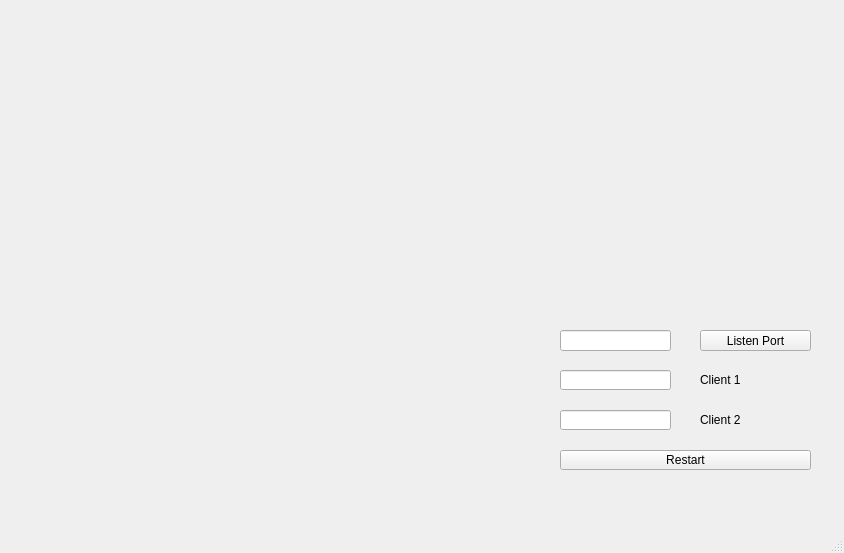
<?xml version="1.0" encoding="UTF-8"?>
<ui version="4.0">
 <class>MainWindow</class>
 <widget class="QMainWindow" name="MainWindow">
  <property name="geometry">
   <rect>
    <x>0</x>
    <y>0</y>
    <width>844</width>
    <height>553</height>
   </rect>
  </property>
  <widget class="QWidget" name="centralwidget">
   <widget class="QLineEdit" name="PortEdit">
    <property name="geometry">
     <rect>
      <x>560</x>
      <y>330</y>
      <width>111</width>
      <height>21</height>
     </rect>
    </property>
    <property name="alignment">
     <set>Qt::AlignCenter</set>
    </property>
   </widget>
   <widget class="QPushButton" name="PortButton">
    <property name="geometry">
     <rect>
      <x>700</x>
      <y>330</y>
      <width>111</width>
      <height>21</height>
     </rect>
    </property>
    <property name="text">
     <string>Listen Port</string>
    </property>
   </widget>
   <widget class="QLineEdit" name="ShowClient1">
    <property name="geometry">
     <rect>
      <x>560</x>
      <y>370</y>
      <width>111</width>
      <height>20</height>
     </rect>
    </property>
   </widget>
   <widget class="QLabel" name="label">
    <property name="geometry">
     <rect>
      <x>700</x>
      <y>370</y>
      <width>111</width>
      <height>20</height>
     </rect>
    </property>
    <property name="text">
     <string>Client 1</string>
    </property>
   </widget>
   <widget class="QLineEdit" name="ShowClient2">
    <property name="geometry">
     <rect>
      <x>560</x>
      <y>410</y>
      <width>111</width>
      <height>20</height>
     </rect>
    </property>
   </widget>
   <widget class="QLabel" name="label_2">
    <property name="geometry">
     <rect>
      <x>700</x>
      <y>410</y>
      <width>111</width>
      <height>20</height>
     </rect>
    </property>
    <property name="text">
     <string>Client 2</string>
    </property>
   </widget>
   <widget class="QPushButton" name="restart">
    <property name="geometry">
     <rect>
      <x>560</x>
      <y>450</y>
      <width>251</width>
      <height>20</height>
     </rect>
    </property>
    <property name="text">
     <string>Restart</string>
    </property>
   </widget>
  </widget>
  <widget class="QMenuBar" name="menubar">
   <property name="geometry">
    <rect>
     <x>0</x>
     <y>0</y>
     <width>844</width>
     <height>21</height>
    </rect>
   </property>
  </widget>
  <widget class="QStatusBar" name="statusbar"/>
 </widget>
 <layoutdefault spacing="6" margin="11"/>
 <resources/>
 <connections/>
</ui>
